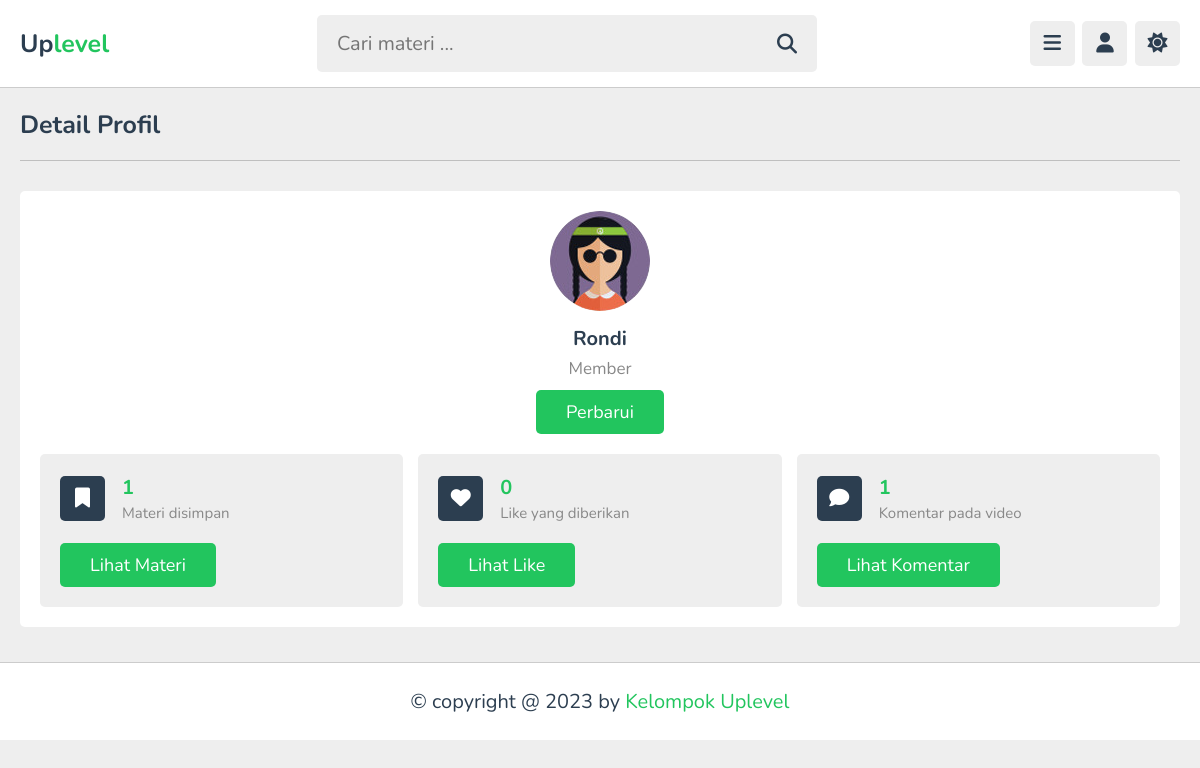
The app's page /profile.php (signed in) with its own data.
### tables this page shows
CREATE TABLE `users` (
  `id` varchar(20) NOT NULL,
  `name` varchar(50) NOT NULL,
  `email` varchar(50) NOT NULL,
  `password` varchar(50) NOT NULL,
  `image` varchar(100) NOT NULL
);

### profile.php (the view, shortened to what this page needs)
<?php
include 'components/connect.php';
if(isset($_COOKIE['user_id'])){
   $user_id = $_COOKIE['user_id'];
}else{
   $user_id = '';
   header('location:login.php');
}
$select_likes = $conn->prepare("SELECT * FROM `likes` WHERE user_id = ?");
$select_likes->execute([$user_id]);
$total_likes = $select_likes->rowCount();
$select_comments = $conn->prepare("SELECT * FROM `comments` WHERE user_id = ?");
$select_comments->execute([$user_id]);
$total_comments = $select_comments->rowCount();
$select_bookmark = $conn->prepare("SELECT * FROM `bookmark` WHERE user_id = ?");
$select_bookmark->execute([$user_id]);
$total_bookmarked = $select_bookmark->rowCount();
?>
<!DOCTYPE html>
<html lang="en">
<head>
   <link rel="stylesheet" href="https://cdnjs.cloudflare.com/ajax/libs/font-awesome/6.2.0/css/all.min.css">
   <link rel="stylesheet" href="css/style.css">
</head>
<body>
<?php include 'components/user_header.php'; ?>
<section class="profile">
   <h1 class="heading">Detail Profil</h1>
   <div class="details">
      <div class="user">
         <img src="uploaded_files/<?= $fetch_profile['image']; ?>" alt="">
         <h3><?= $fetch_profile['name']; ?></h3>
         <p>Member</p>
         <a href="update.php" class="inline-btn">Perbarui</a>
      </div>
      <div class="box-container">
         <div class="box">
            <div class="flex">
               <i class="fas fa-bookmark"></i>
               <div>
                  <h3><?= $total_bookmarked; ?></h3>
                  <span>Materi disimpan</span>
               </div>
            </div>
            <a href="#" class="inline-btn">Lihat materi</a>
         </div>
         <div class="box">
            <div class="flex">
               <i class="fas fa-heart"></i>
               <div>
                  <h3><?= $total_likes; ?></h3>
                  <span>Like yang diberikan</span>
               </div>
            </div>
            <a href="#" class="inline-btn">Lihat Like</a>
         </div>
         <div class="box">
            <div class="flex">
               <i class="fas fa-comment"></i>
               <div>
                  <h3><?= $total_comments; ?></h3>
                  <span>Komentar pada video</span>
               </div>
            </div>
            <a href="#" class="inline-btn">Lihat Komentar</a>
         </div>
      </div>
   </div>
</section>
<footer class="footer">
   &copy; copyright @ 2023 by <span>Kelompok Uplevel</span>
</footer>
</body>
</html>

### css/style.css (style rules this page uses)
:root { --main-color:#22C55E; --red:#e74c3c; --oragen:#f39c12; --white:#fff; --black:#2c3e50; --light-color:#888; --light-bg:#eee; --border:.1rem solid rgba(0,0,0,.2); }
* { font-family: 'Nunito', sans-serif; margin: 0; padding: 0; box-sizing: border-box; outline: none; border: none; text-decoration: none; }
html { font-size: 62.5%; overflow-x: hidden; }
body { background-color: var(--light-bg); padding-left: 30rem; }
section { padding:2rem; max-width: 1200px; margin: 0 auto; }
.btn, .option-btn, .delete-btn, .inline-btn, .inline-option-btn, .inline-delete-btn { border-radius: .5rem; padding: 1rem 3rem; font-size: 1.8rem; color: #fff; margin-top: 1rem; text-transform: capitalize; cursor: pointer; text-align: center; }
.inline-btn, .inline-option-btn, .inline-delete-btn { display: inline-block; }
.btn, .inline-btn { background-color: var(--main-color); }
.heading { padding-bottom: 1.8rem; border-bottom: var(--border); font-size: 2.5rem; color: var(--black); text-transform: capitalize; margin-bottom: 3rem; }
.profile .details { background-color: var(--white); border-radius: .5rem; padding: 2rem; }
.profile .details .user { text-align: center; margin-bottom: 2rem; }
.profile .details .user img { height: 10rem; width: 10rem; border-radius: 50%; object-fit: cover; margin-bottom: .5rem; }
.profile .details .user h3 { font-size: 2rem; margin: .5rem 0; color: var(--black); }
.profile .details .user p { font-size: 1.7rem; color: var(--light-color); }
.profile .details .box-container { display: flex; flex-wrap: wrap; align-items: flex-end; gap: 1.5rem; }
.profile .details .box-container .box { background-color: var(--light-bg); border-radius: .5rem; padding: 2rem; flex: 1 1 30rem; }
.profile .details .box-container .box .flex { display: flex; align-items: center; gap: 1.7rem; margin-bottom: 1rem; }
.profile .details .box-container .box .flex i { height: 4.5rem; width: 4.5rem; border-radius: .5rem; background-color: var(--black); line-height: 4.4rem; font-size: 2rem; color: var(--white); text-align: center; }
.profile .details .box-container .box .flex h3 { font-size: 2rem; color: var(--main-color); margin-bottom: .2rem; }
.profile .details .box-container .box .flex span { font-size: 1.5rem; color: var(--light-color); }
.footer { position: sticky; bottom: 0; right: 0; left: 0; background-color: var(--white); border-top: var(--border); padding:2.5rem 2rem; text-align: center; color: var(--black); font-size: 2rem; margin-top: 1.5rem; z-index: 1000; }
.footer span { color: var(--main-color); }
@media (max-width:1200px) { body { padding-left: 0; } }

### records on screen
users: image (picture), name "Rondi"

### other values on screen
$total_bookmarked "1"
$total_likes "0"
$total_comments "1"
